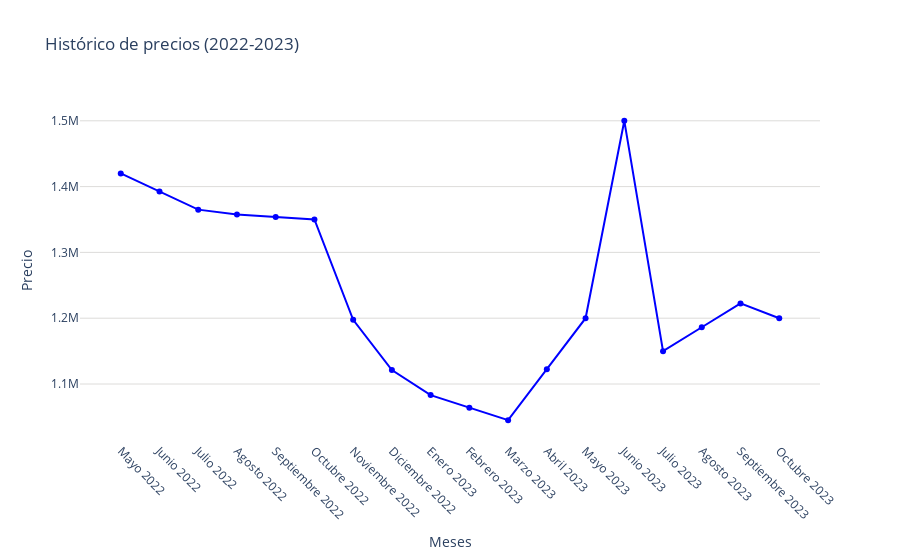

The notebook cell saved with this chart:
### Code cell
# Suponiendo datos ficticios basados en la descripción del usuario
meses = [
    "Mayo 2022", "Junio 2022", "Julio 2022", "Agosto 2022", "Septiembre 2022", "Octubre 2022", "Noviembre 2022", "Diciembre 2022", 
    "Enero 2023", "Febrero 2023", "Marzo 2023", "Abril 2023", "Mayo 2023", "Junio 2023", "Julio 2023", 
    "Agosto 2023", "Septiembre 2023", "Octubre 2023"]

# Valores supuestos basados en cálculos intermedios mencionados
precios = [
    mediana_precio_df_may_2022,
    mediana_precio_df_jun_2022,
    mediana_precio_df_jul_2022,
    mediana_precio_df_ago_2022,
    mediana_precio_df_sep_2022,
    mediana_precio_df_oct_2022,
    mediana_precio_df_nov_2022,
    mediana_precio_df_dic_2022,
    mediana_precio_df_ene_2023,
    mediana_precio_df_feb_2023,
    mediana_precio_df_mar_2023,
    mediana_precio_df_abr_2023,
    mediana_precio_df_may_2023,
    mediana_precio_df_jun_2023,
    mediana_precio_df_jul_2023,
    mediana_precio_df_ago_2023,
    mediana_precio_df_sep_2023,
    mediana_precio_df_oct_2023
]

# Intentando nuevamente crear y mostrar la gráfica con Plotly
fig = go.Figure()
fig.add_trace(go.Scatter(x=meses, y=precios, mode='lines+markers', line=dict(color='blue')))

fig.update_layout(
    title='Histórico de precios (2022-2023)',
    xaxis_title='Meses',
    yaxis_title='Precio',
    xaxis=dict(tickangle=45),
    yaxis=dict(
            # title='Número de casas',
            gridcolor='#dddcda', # Color de las líneas que dividen los rangos del eje Y
            gridwidth=1,
        ),
    plot_bgcolor='rgba(0,0,0,0)',  # Color de fondo del gráfico
)

# fig.show()

### Figure 1 — Plotly figure (JSON) as saved in the notebook; plotly's stock layout.template omitted (floating-point values rounded to 4 significant figures)
{"data": [{"line": {"color": "blue"}, "mode": "lines+markers", "type": "scatter", "x": ["Mayo 2022", "Junio 2022", "Julio 2022", "Agosto 2022", "Septiembre 2022", "Octubre 2022", "Noviembre 2022", "Diciembre 2022", "Enero 2023", "Febrero 2023", "Marzo 2023", "Abril 2023", "Mayo 2023", "Junio 2023", "Julio 2023", "Agosto 2023", "Septiembre 2023", "Octubre 2023"], "y": [1420000, 1392500, 1365000, 1357500, 1353750, 1350000, 1197500, 1121250, 1083125, 1064000.0, 1045000, 1122500, 1200000, 1500000, 1149950, 1186225, 1222500, 1200000]}], "layout": {"plot_bgcolor": "rgba(0,0,0,0)", "title": {"text": "Histórico de precios (2022-2023)"}, "xaxis": {"tickangle": 45, "title": {"text": "Meses"}}, "yaxis": {"gridcolor": "#dddcda", "gridwidth": 1, "title": {"text": "Precio"}}}}
